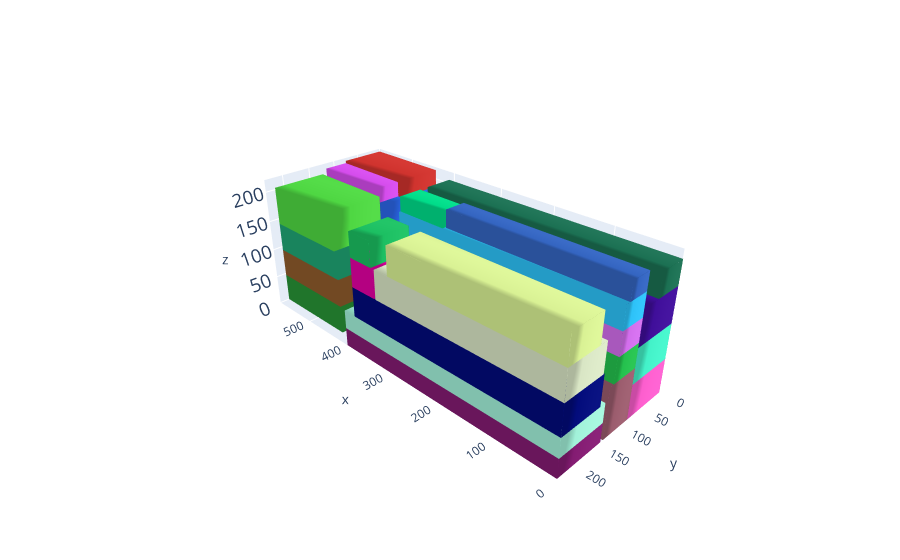

This figure's notebook cell:
### Code cell
# cont, execution_time,total_volume = MLCP_function(alpha=1,beta=0.0,gamma=0,delta=0,p=0,instance=2)
# cont, execution_time,total_volume = MLCP_function(alpha=1.0,beta=3.0,gamma=0.1,delta=0.2,p=0.02,instance=2)

L = cont.l;W = cont.w; H = cont.h

box_dims = []
for aabb in cont.aabbs:
  box_dims.append([aabb.xmin,aabb.ymin,aabb.zmin,aabb.xmax,aabb.ymax,aabb.zmax])

bxplot.plot_container([L,W,H], box_dims)

### Figure 1 — Plotly figure (JSON) as saved in the notebook; plotly's stock layout.template omitted (floating-point values rounded to 4 significant figures)
{"data": [{"color": "rgb(251.39363729689472,93.73331717920898,205.1056462350682)", "i": [7, 0, 0, 0, 4, 4, 2, 6, 4, 0, 3, 7], "j": [3, 4, 1, 2, 5, 6, 5, 5, 0, 1, 2, 2], "k": [0, 7, 2, 3, 6, 7, 1, 2, 5, 5, 7, 6], "opacity": 1, "type": "mesh3d", "x": [0, 0, 432, 432, 0, 0, 432, 432], "y": [0, 82, 82, 0, 0, 82, 82, 0], "z": [0, 0, 0, 0, 56, 56, 56, 56]}, {"color": "rgb(131.35662239484225,27.256934702133456,113.63199606285158)", "i": [7, 0, 0, 0, 4, 4, 2, 6, 4, 0, 3, 7], "j": [3, 4, 1, 2, 5, 6, 5, 5, 0, 1, 2, 2], "k": [0, 7, 2, 3, 6, 7, 1, 2, 5, 5, 7, 6], "opacity": 1, "type": "mesh3d", "x": [0, 0, 400, 400, 0, 0, 400, 400], "y": [144, 233, 233, 144, 144, 233, 233, 144], "z": [0, 0, 0, 0, 31, 31, 31, 31]}, {"color": "rgb(39.641488109600594,146.30800822430746,53.34558017788127)", "i": [7, 0, 0, 0, 4, 4, 2, 6, 4, 0, 3, 7], "j": [3, 4, 1, 2, 5, 6, 5, 5, 0, 1, 2, 2], "k": [0, 7, 2, 3, 6, 7, 1, 2, 5, 5, 7, 6], "opacity": 1, "type": "mesh3d", "x": [435, 435, 587, 587, 435, 435, 587, 587], "y": [0, 216, 216, 0, 0, 216, 216, 0], "z": [0, 0, 0, 0, 47, 47, 47, 47]}, {"color": "rgb(160.85081988768812,240.45578533704247,216.2240371813334)", "i": [7, 0, 0, 0, 4, 4, 2, 6, 4, 0, 3, 7], "j": [3, 4, 1, 2, 5, 6, 5, 5, 0, 1, 2, 2], "k": [0, 7, 2, 3, 6, 7, 1, 2, 5, 5, 7, 6], "opacity": 1, "type": "mesh3d", "x": [0, 0, 400, 400, 0, 0, 400, 400], "y": [144, 233, 233, 144, 144, 233, 233, 144], "z": [31, 31, 31, 31, 62, 62, 62, 62]}, {"color": "rgb(142.30633896687254,91.03160162415672,43.483146129543925)", "i": [7, 0, 0, 0, 4, 4, 2, 6, 4, 0, 3, 7], "j": [3, 4, 1, 2, 5, 6, 5, 5, 0, 1, 2, 2], "k": [0, 7, 2, 3, 6, 7, 1, 2, 5, 5, 7, 6], "opacity": 1, "type": "mesh3d", "x": [435, 435, 587, 587, 435, 435, 587, 587], "y": [0, 216, 216, 0, 0, 216, 216, 0], "z": [47, 47, 47, 47, 94, 94, 94, 94]}, {"color": "rgb(67.058053413524,241.37873417021913,200.3866391598443)", "i": [7, 0, 0, 0, 4, 4, 2, 6, 4, 0, 3, 7], "j": [3, 4, 1, 2, 5, 6, 5, 5, 0, 1, 2, 2], "k": [0, 7, 2, 3, 6, 7, 1, 2, 5, 5, 7, 6], "opacity": 1, "type": "mesh3d", "x": [0, 0, 432, 432, 0, 0, 432, 432], "y": [0, 82, 82, 0, 0, 82, 82, 0], "z": [56, 56, 56, 56, 112, 112, 112, 112]}, {"color": "rgb(2.3160537235248118,11.163717342548154,122.99529872641608)", "i": [7, 0, 0, 0, 4, 4, 2, 6, 4, 0, 3, 7], "j": [3, 4, 1, 2, 5, 6, 5, 5, 0, 1, 2, 2], "k": [0, 7, 2, 3, 6, 7, 1, 2, 5, 5, 7, 6], "opacity": 1, "type": "mesh3d", "x": [0, 0, 376, 376, 0, 0, 376, 376], "y": [155, 233, 233, 155, 155, 233, 233, 155], "z": [62, 62, 62, 62, 111, 111, 111, 111]}, {"color": "rgb(154.36307694434086,91.71433742711659,108.77831608077885)", "i": [7, 0, 0, 0, 4, 4, 2, 6, 4, 0, 3, 7], "j": [3, 4, 1, 2, 5, 6, 5, 5, 0, 1, 2, 2], "k": [0, 7, 2, 3, 6, 7, 1, 2, 5, 5, 7, 6], "opacity": 1, "type": "mesh3d", "x": [0, 0, 432, 432, 0, 0, 432, 432], "y": [82, 138, 138, 82, 82, 138, 138, 82], "z": [0, 0, 0, 0, 82, 82, 82, 82]}, {"color": "rgb(30.931012318390955,165.14941267456504,116.80243149606687)", "i": [7, 0, 0, 0, 4, 4, 2, 6, 4, 0, 3, 7], "j": [3, 4, 1, 2, 5, 6, 5, 5, 0, 1, 2, 2], "k": [0, 7, 2, 3, 6, 7, 1, 2, 5, 5, 7, 6], "opacity": 1, "type": "mesh3d", "x": [435, 435, 587, 587, 435, 435, 587, 587], "y": [0, 216, 216, 0, 0, 216, 216, 0], "z": [94, 94, 94, 94, 141, 141, 141, 141]}, {"color": "rgb(216.26038482911963,229.22436582196178,196.07622105675767)", "i": [7, 0, 0, 0, 4, 4, 2, 6, 4, 0, 3, 7], "j": [3, 4, 1, 2, 5, 6, 5, 5, 0, 1, 2, 2], "k": [0, 7, 2, 3, 6, 7, 1, 2, 5, 5, 7, 6], "opacity": 1, "type": "mesh3d", "x": [0, 0, 324, 324, 0, 0, 324, 324], "y": [157, 233, 233, 157, 157, 233, 233, 157], "z": [111, 111, 111, 111, 158, 158, 158, 158]}, {"color": "rgb(63.297388114837744,13.772956961915288,153.78185777133467)", "i": [7, 0, 0, 0, 4, 4, 2, 6, 4, 0, 3, 7], "j": [3, 4, 1, 2, 5, 6, 5, 5, 0, 1, 2, 2], "k": [0, 7, 2, 3, 6, 7, 1, 2, 5, 5, 7, 6], "opacity": 1, "type": "mesh3d", "x": [0, 0, 432, 432, 0, 0, 432, 432], "y": [0, 82, 82, 0, 0, 82, 82, 0], "z": [112, 112, 112, 112, 168, 168, 168, 168]}, {"color": "rgb(43.158642922745514,102.90647583323086,231.45459777509956)", "i": [7, 0, 0, 0, 4, 4, 2, 6, 4, 0, 3, 7], "j": [3, 4, 1, 2, 5, 6, 5, 5, 0, 1, 2, 2], "k": [0, 7, 2, 3, 6, 7, 1, 2, 5, 5, 7, 6], "opacity": 1, "type": "mesh3d", "x": [439, 439, 587, 587, 439, 439, 587, 587], "y": [0, 124, 124, 0, 0, 124, 124, 0], "z": [141, 141, 141, 141, 187, 187, 187, 187]}, {"color": "rgb(216.3995839351943,240.82127865682997,147.82481803875615)", "i": [7, 0, 0, 0, 4, 4, 2, 6, 4, 0, 3, 7], "j": [3, 4, 1, 2, 5, 6, 5, 5, 0, 1, 2, 2], "k": [0, 7, 2, 3, 6, 7, 1, 2, 5, 5, 7, 6], "opacity": 1, "type": "mesh3d", "x": [0, 0, 296, 296, 0, 0, 296, 296], "y": [171, 233, 233, 171, 171, 233, 233, 171], "z": [158, 158, 158, 158, 204, 204, 204, 204]}, {"color": "rgb(78.47506602774531,214.56634167434865,66.53177872248831)", "i": [7, 0, 0, 0, 4, 4, 2, 6, 4, 0, 3, 7], "j": [3, 4, 1, 2, 5, 6, 5, 5, 0, 1, 2, 2], "k": [0, 7, 2, 3, 6, 7, 1, 2, 5, 5, 7, 6], "opacity": 1, "type": "mesh3d", "x": [439, 439, 587, 587, 439, 439, 587, 587], "y": [124, 216, 216, 124, 124, 216, 216, 124], "z": [141, 141, 141, 141, 203, 203, 203, 203]}, {"color": "rgb(36.345426153488944,192.37746176333138,77.11584281073341)", "i": [7, 0, 0, 0, 4, 4, 2, 6, 4, 0, 3, 7], "j": [3, 4, 1, 2, 5, 6, 5, 5, 0, 1, 2, 2], "k": [0, 7, 2, 3, 6, 7, 1, 2, 5, 5, 7, 6], "opacity": 1, "type": "mesh3d", "x": [0, 0, 412, 412, 0, 0, 412, 412], "y": [82, 130, 130, 82, 82, 130, 130, 82], "z": [82, 82, 82, 82, 120, 120, 120, 120]}, {"color": "rgb(27.462252943718788,112.3069462434904,82.76441021424067)", "i": [7, 0, 0, 0, 4, 4, 2, 6, 4, 0, 3, 7], "j": [3, 4, 1, 2, 5, 6, 5, 5, 0, 1, 2, 2], "k": [0, 7, 2, 3, 6, 7, 1, 2, 5, 5, 7, 6], "opacity": 1, "type": "mesh3d", "x": [0, 0, 412, 412, 0, 0, 412, 412], "y": [0, 48, 48, 0, 0, 48, 48, 0], "z": [168, 168, 168, 168, 206, 206, 206, 206]}, {"color": "rgb(207.82240842331208,51.218318329454966,46.20066617536516)", "i": [7, 0, 0, 0, 4, 4, 2, 6, 4, 0, 3, 7], "j": [3, 4, 1, 2, 5, 6, 5, 5, 0, 1, 2, 2], "k": [0, 7, 2, 3, 6, 7, 1, 2, 5, 5, 7, 6], "opacity": 1, "type": "mesh3d", "x": [443, 443, 587, 587, 443, 443, 587, 587], "y": [0, 75, 75, 0, 0, 75, 75, 0], "z": [187, 187, 187, 187, 215, 215, 215, 215]}, {"color": "rgb(210.00229998697623,109.77788824596938,235.38137614874685)", "i": [7, 0, 0, 0, 4, 4, 2, 6, 4, 0, 3, 7], "j": [3, 4, 1, 2, 5, 6, 5, 5, 0, 1, 2, 2], "k": [0, 7, 2, 3, 6, 7, 1, 2, 5, 5, 7, 6], "opacity": 1, "type": "mesh3d", "x": [0, 0, 392, 392, 0, 0, 392, 392], "y": [82, 126, 126, 82, 82, 126, 126, 82], "z": [120, 120, 120, 120, 156, 156, 156, 156]}, {"color": "rgb(45.22028973233839,193.2380729617583,247.25401207046943)", "i": [7, 0, 0, 0, 4, 4, 2, 6, 4, 0, 3, 7], "j": [3, 4, 1, 2, 5, 6, 5, 5, 0, 1, 2, 2], "k": [0, 7, 2, 3, 6, 7, 1, 2, 5, 5, 7, 6], "opacity": 1, "type": "mesh3d", "x": [0, 0, 392, 392, 0, 0, 392, 392], "y": [82, 126, 126, 82, 82, 126, 126, 82], "z": [156, 156, 156, 156, 192, 192, 192, 192]}, {"color": "rgb(212.59903460394972,76.52492198471201,236.00536617686814)", "i": [7, 0, 0, 0, 4, 4, 2, 6, 4, 0, 3, 7], "j": [3, 4, 1, 2, 5, 6, 5, 5, 0, 1, 2, 2], "k": [0, 7, 2, 3, 6, 7, 1, 2, 5, 5, 7, 6], "opacity": 1, "type": "mesh3d", "x": [452, 452, 587, 587, 452, 452, 587, 587], "y": [75, 116, 116, 75, 75, 116, 116, 75], "z": [187, 187, 187, 187, 211, 211, 211, 211]}, {"color": "rgb(51.97626751696395,100.87730649481661,192.7538055853845)", "i": [7, 0, 0, 0, 4, 4, 2, 6, 4, 0, 3, 7], "j": [3, 4, 1, 2, 5, 6, 5, 5, 0, 1, 2, 2], "k": [0, 7, 2, 3, 6, 7, 1, 2, 5, 5, 7, 6], "opacity": 1, "type": "mesh3d", "x": [0, 0, 300, 300, 0, 0, 300, 300], "y": [82, 118, 118, 82, 82, 118, 118, 82], "z": [192, 192, 192, 192, 220, 220, 220, 220]}, {"color": "rgb(224.93123341180012,1.110208326946533,160.84616139852056)", "i": [7, 0, 0, 0, 4, 4, 2, 6, 4, 0, 3, 7], "j": [3, 4, 1, 2, 5, 6, 5, 5, 0, 1, 2, 2], "k": [0, 7, 2, 3, 6, 7, 1, 2, 5, 5, 7, 6], "opacity": 1, "type": "mesh3d", "x": [327, 327, 376, 376, 327, 327, 376, 376], "y": [155, 233, 233, 155, 155, 233, 233, 155], "z": [111, 111, 111, 111, 158, 158, 158, 158]}, {"color": "rgb(28.02733554253543,190.84815103345258,97.81236465255974)", "i": [7, 0, 0, 0, 4, 4, 2, 6, 4, 0, 3, 7], "j": [3, 4, 1, 2, 5, 6, 5, 5, 0, 1, 2, 2], "k": [0, 7, 2, 3, 6, 7, 1, 2, 5, 5, 7, 6], "opacity": 1, "type": "mesh3d", "x": [331, 331, 376, 376, 331, 331, 376, 376], "y": [161, 233, 233, 161, 161, 233, 233, 161], "z": [158, 158, 158, 158, 199, 199, 199, 199]}, {"color": "rgb(0.3530112577196526,219.60308016368955,136.88584448096046)", "i": [7, 0, 0, 0, 4, 4, 2, 6, 4, 0, 3, 7], "j": [3, 4, 1, 2, 5, 6, 5, 5, 0, 1, 2, 2], "k": [0, 7, 2, 3, 6, 7, 1, 2, 5, 5, 7, 6], "opacity": 1, "type": "mesh3d", "x": [302, 302, 392, 392, 302, 302, 392, 392], "y": [82, 123, 123, 82, 82, 123, 123, 82], "z": [192, 192, 192, 192, 216, 216, 216, 216]}], "layout": {"autosize": false, "margin": {"b": 0, "l": 0, "r": 0, "t": 0}, "paper_bgcolor": "rgba(0,0,0,0)", "scene": {"camera": {"center": {"x": 0, "y": 0, "z": 0}, "eye": {"x": -2, "y": 2, "z": 1.5}, "up": {"x": 0, "y": 0, "z": 1}}, "xaxis": {"nticks": 10, "range": [0, 587], "showspikes": false}, "yaxis": {"nticks": 5, "range": [0, 233], "showspikes": false}, "zaxis": {"nticks": 5, "range": [0, 220], "tickfont": {"size": 15}}}}}
